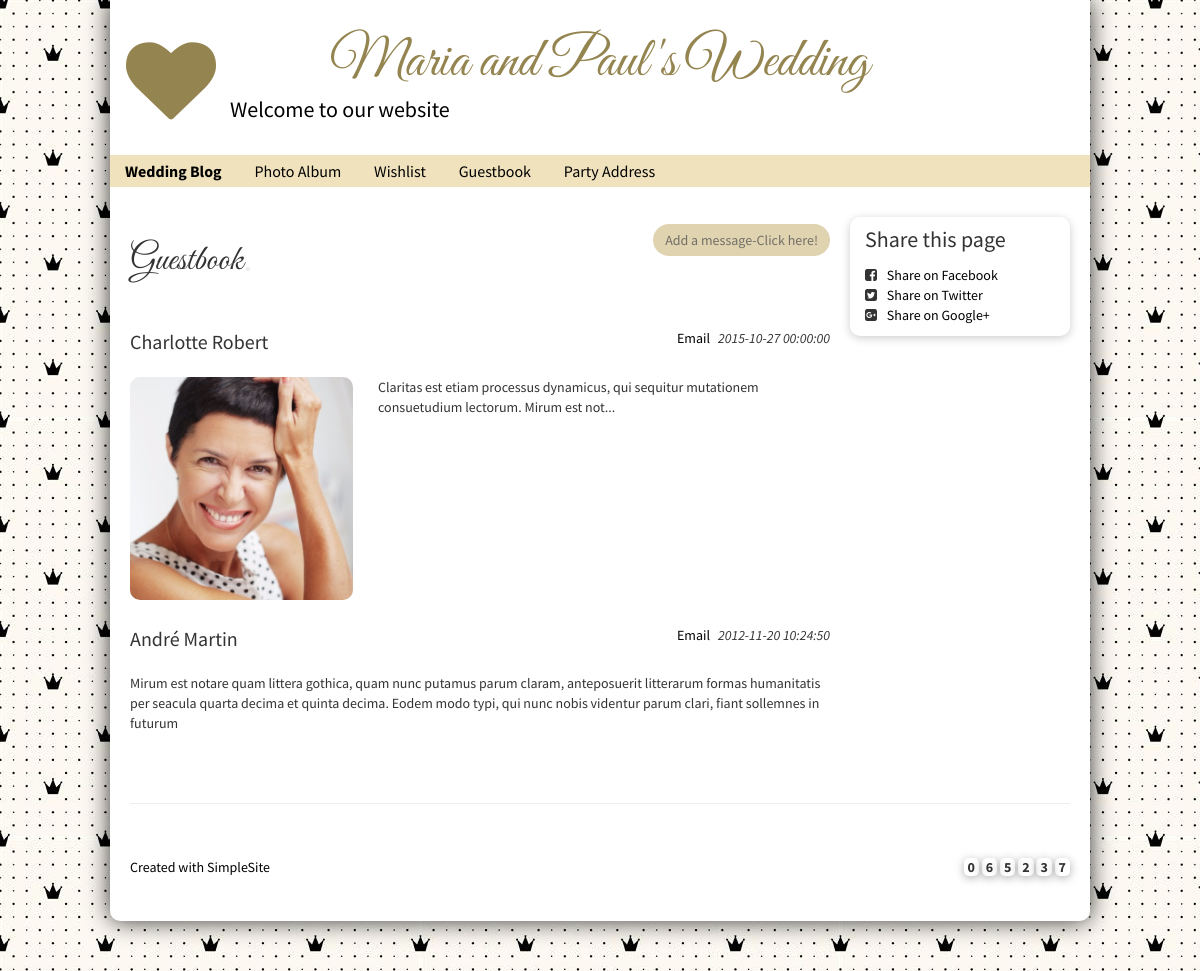
Page /index.php/guestbook on the committed database.
### tables this page shows
CREATE TABLE IF NOT EXISTS `guestbook` (
  `id` int(11) NOT NULL AUTO_INCREMENT,
  `message` text NOT NULL,
  `name` varchar(50) NOT NULL,
  `email` varchar(50) NOT NULL,
  `webaddress` varchar(50) DEFAULT NULL,
  `img` varchar(250) DEFAULT NULL,
  `date` datetime NOT NULL,
  PRIMARY KEY (`id`)
);

### application/controllers/GuestBook.php (called while the page is built, shortened)
<?php
class GuestBook extends CI_Controller {
		public function index() {
		$this->load->model('guestbook/guestbook_model','guestbook_model');
		$data=$this->guestbook_model->getRecord();
		$this->load->view('template/main.php',array('view_name'=>'guestbook/index.php','data'=>$data));
		}
}

### index.php (called while the page is built, shortened)
<?php
require_once BASEPATH.'core/CodeIgniter.php';

### application/models/guestbook/guestbook_model.php (called while the page is built, shortened)
<?php
class guestbook_model extends CI_Model {
        public function getRecord()
        {
                $query = $this->db->query("SELECT * from guestbook ORDER BY date DESC");
                return $query->result();
        }
}

### application/views/guestbook/index.php (the view, shortened to what this page needs)
<link rel="stylesheet" href="<? echo base_url();?>public/css/jquery.Jcrop.css" type="text/css" />
<div class="guestbook">
    <div class="content-heading">
        <h3 class="title">Guestbook</h3>
        <button type="button" class="add">Add a message-Click here!
            <button>
    </div>
    <?php foreach($data as $row){?>
    <div class="content-main">
    <?php if($row->img != ""){?>
        <div class="header">
            <p class="author"><?php echo $row->name?></p>
            <a href="">Email</a>
            <p class="date"><?php echo $row->date?></p>
        </div>
        <div class="sub-content">
            <img class= "img" src="<?php echo base_url()?>public/uploads/<?php echo $row->img?>" alt="Smiley face">
            <p><?php echo $row->message?></p>
        </div>
    <?php }else{?>
        <div>
            <div class="header">
                <p class="author"><?php echo $row->name?></p>
                <a href="">Email</a>
                <p class="date"><?php echo $row->date?></p>
            </div>
            <p style="margin-bottom: 30px"><?php echo $row->message?></p>
        </div>
        <?php }?>
    </div>
    <?php }?>
</div>

### public/css/style.css (style rules this page uses)
* { margin: 0; padding:0; }
body { font-family: 'Source Sans Pro',Helvetica,Arial,sans-serif; }
.header { position: relative; }

### public/css/guestbook.css (style rules this page uses)
.content-heading { position: relative; padding: 7px 0 22px 0px; }
.content-heading .title { display: inline-block; font-family: 'Great Vibes', cursive, Helvetica, Arial, sans-serif; font-size: 36px; line-height: 33.8px; font-weight: 400; }
.content-heading .add { display: inline-block; position: absolute; right: 0px; background-color: #E0D3B0; border: none; padding: 6px 12px; border-radius: 17px; color: #726F68; }
.content-main { margin-top:18px; }
.content-main img { width: 223px; border-radius: 10px; margin-right: 25px; }
.content-main .header { position:relative; margin-bottom: 10px; }
.content-main .sub-content { position: relative; margin: 10px 0 25px 0; }
.content-main .author { display: inline-block; font-size:20px; }
.content-main a { display: inline-block; position: absolute; right: 120px; color: black; }
.content-main .date { display: inline-block; position: absolute; right: 0px; font-style: italic; }
.content-main .sub-content p { display: inline-block; position: absolute; }

### rows in the picture
guestbook: name "Charlotte Robert", date "2015-10-27 00:00:00", img (picture), message "Claritas est etiam processus dynamicus, qui sequitur mutationem consuetudium lectorum. Mirum est not..."
guestbook: name "André Martin", date "2012-11-20 10:24:50", message "Mirum est notare quam littera gothica, quam nunc putamus parum claram, anteposuerit litterarum formas humanitatis per seacula quarta decima et quinta decima. Eodem modo typi, qui nunc nobis videntur parum clari, fiant sollemnes in futurum"
